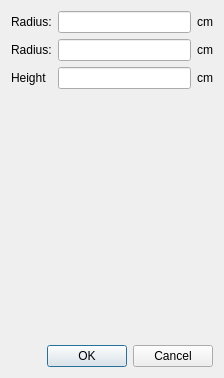
<?xml version="1.0" encoding="UTF-8"?>
<ui version="4.0">
 <class>Dialog</class>
 <widget class="QDialog" name="Dialog">
  <property name="windowModality">
   <enum>Qt::WindowModal</enum>
  </property>
  <property name="geometry">
   <rect>
    <x>0</x>
    <y>0</y>
    <width>224</width>
    <height>378</height>
   </rect>
  </property>
  <property name="windowTitle">
   <string>Geometry Dimensions</string>
  </property>
  <layout class="QVBoxLayout" name="verticalLayout">
   <item>
    <layout class="QGridLayout" name="gridLayout">
     <item row="0" column="0">
      <widget class="QLabel" name="radius_label">
       <property name="text">
        <string>Radius:</string>
       </property>
      </widget>
     </item>
     <item row="0" column="1">
      <widget class="QLineEdit" name="radius_value"/>
     </item>
     <item row="0" column="2">
      <widget class="QLabel" name="radius_units">
       <property name="text">
        <string>cm</string>
       </property>
      </widget>
     </item>
     <item row="1" column="0">
      <widget class="QLabel" name="radius2_label">
       <property name="text">
        <string>Radius:</string>
       </property>
      </widget>
     </item>
     <item row="1" column="1">
      <widget class="QLineEdit" name="radius2_value"/>
     </item>
     <item row="1" column="2">
      <widget class="QLabel" name="radius2_units">
       <property name="text">
        <string>cm</string>
       </property>
      </widget>
     </item>
     <item row="2" column="0">
      <widget class="QLabel" name="height_label">
       <property name="text">
        <string>Height</string>
       </property>
      </widget>
     </item>
     <item row="2" column="1">
      <widget class="QLineEdit" name="height_value"/>
     </item>
     <item row="2" column="2">
      <widget class="QLabel" name="height_units">
       <property name="text">
        <string>cm</string>
       </property>
      </widget>
     </item>
    </layout>
   </item>
   <item>
    <widget class="QLabel" name="preview">
     <property name="sizePolicy">
      <sizepolicy hsizetype="Preferred" vsizetype="Expanding">
       <horstretch>0</horstretch>
       <verstretch>0</verstretch>
      </sizepolicy>
     </property>
     <property name="text">
      <string/>
     </property>
    </widget>
   </item>
   <item>
    <widget class="QDialogButtonBox" name="buttonBox">
     <property name="orientation">
      <enum>Qt::Horizontal</enum>
     </property>
     <property name="standardButtons">
      <set>QDialogButtonBox::Cancel|QDialogButtonBox::Ok</set>
     </property>
    </widget>
   </item>
  </layout>
 </widget>
 <resources/>
 <connections>
  <connection>
   <sender>buttonBox</sender>
   <signal>accepted()</signal>
   <receiver>Dialog</receiver>
   <slot>accept()</slot>
   <hints>
    <hint type="sourcelabel">
     <x>248</x>
     <y>254</y>
    </hint>
    <hint type="destinationlabel">
     <x>157</x>
     <y>274</y>
    </hint>
   </hints>
  </connection>
  <connection>
   <sender>buttonBox</sender>
   <signal>rejected()</signal>
   <receiver>Dialog</receiver>
   <slot>reject()</slot>
   <hints>
    <hint type="sourcelabel">
     <x>316</x>
     <y>260</y>
    </hint>
    <hint type="destinationlabel">
     <x>286</x>
     <y>274</y>
    </hint>
   </hints>
  </connection>
 </connections>
</ui>
